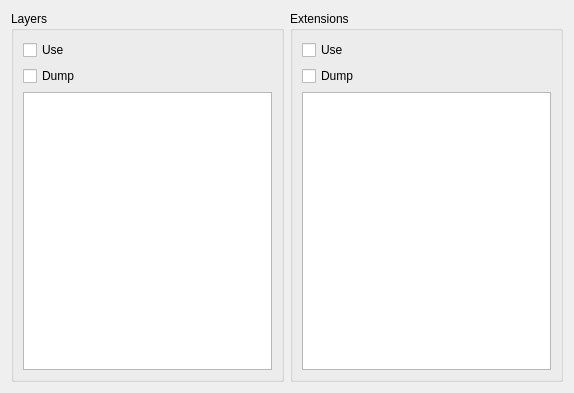
<?xml version="1.0" encoding="UTF-8"?>
<ui version="4.0">
 <class>VulkanTab</class>
 <widget class="QWidget" name="VulkanTab">
  <property name="geometry">
   <rect>
    <x>0</x>
    <y>0</y>
    <width>574</width>
    <height>393</height>
   </rect>
  </property>
  <property name="windowTitle">
   <string>Form</string>
  </property>
  <layout class="QHBoxLayout" name="horizontalLayout">
   <item>
    <widget class="QGroupBox" name="groupBox">
     <property name="title">
      <string>Layers</string>
     </property>
     <property name="checkable">
      <bool>false</bool>
     </property>
     <layout class="QVBoxLayout" name="verticalLayout">
      <item>
       <widget class="QCheckBox" name="checkBoxLayersUse">
        <property name="text">
         <string>Use</string>
        </property>
       </widget>
      </item>
      <item>
       <widget class="QCheckBox" name="checkBoxLayersDump">
        <property name="text">
         <string>Dump</string>
        </property>
       </widget>
      </item>
      <item>
       <widget class="QListWidget" name="listWidgetLayers">
        <property name="selectionMode">
         <enum>QAbstractItemView::ExtendedSelection</enum>
        </property>
       </widget>
      </item>
     </layout>
    </widget>
   </item>
   <item>
    <widget class="QGroupBox" name="groupBox_2">
     <property name="title">
      <string>Extensions</string>
     </property>
     <layout class="QVBoxLayout" name="verticalLayout_2">
      <item>
       <widget class="QCheckBox" name="checkBoxExtensionsUse">
        <property name="text">
         <string>Use</string>
        </property>
       </widget>
      </item>
      <item>
       <widget class="QCheckBox" name="checkBoxExtensionsDump">
        <property name="text">
         <string>Dump</string>
        </property>
       </widget>
      </item>
      <item>
       <widget class="QListWidget" name="listWidgetExtensions">
        <property name="selectionMode">
         <enum>QAbstractItemView::ExtendedSelection</enum>
        </property>
       </widget>
      </item>
     </layout>
    </widget>
   </item>
  </layout>
 </widget>
 <resources/>
 <connections/>
</ui>
